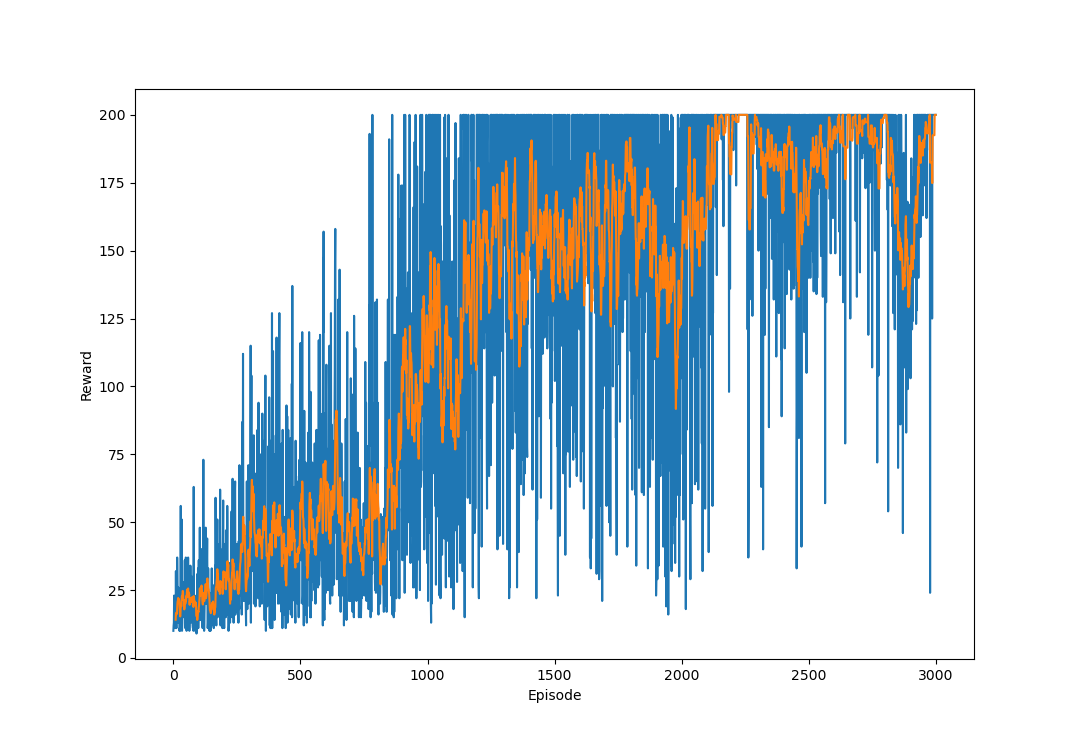

Generate this figure with Python:
import numpy as np
import matplotlib.pyplot as plt
import pandas as pd
import gymnasium as gym

import torch
import torch.nn as nn
import torch.nn.functional as F
import torch.optim as optim
from torch.autograd import Variable

# Hyperparameters
hidden_dim = 256
lr = 3e-4

# Constants
GAMMA = 0.99
n_steps = 300
n_episodes = 3000

class ActorCritic(nn.Module):
    def __init__(self, n_states, n_actions, hidden_dim=hidden_dim, lr=lr):
        super(ActorCritic, self).__init__()
        self.n_actions = n_actions

        self.critic_fc1 = nn.Linear(n_states, hidden_dim)
        self.critic_fc2 = nn.Linear(hidden_dim, 1)

        self.actor_fc1 = nn.Linear(n_states, hidden_dim)
        self.actor_fc2 = nn.Linear(hidden_dim, n_actions)

    def forward(self, state):
        state = Variable(torch.from_numpy(state).float().unsqueeze(0))
        value = F.relu(self.critic_fc1(state))
        value = self.critic_fc2(value)

        policy_dist = F.relu(self.actor_fc1(state))
        policy_dist = F.softmax(self.actor_fc2(policy_dist), dim=1)
        return value, policy_dist

def a2c(env):
    n_states = env.observation_space.shape[0]
    n_actions = env.action_space.n
    actor_critic = ActorCritic(n_states, n_actions)
    optimizer = optim.Adam(actor_critic.parameters(), lr=lr)

    all_lengths = []
    average_lengths = []
    all_rewards = []
    entropy_term = 0

    for episode in range(n_episodes):
        log_probs = []
        values = []
        rewards = []

        state, _ = env.reset()
        for steps in range(n_steps):
            value, policy_dist = actor_critic.forward(state)
            value = value.detach().numpy()[0, 0]
            dist = policy_dist.detach().numpy()

            action = np.random.choice(n_actions, p=np.squeeze(dist))
            log_prob = torch.log(policy_dist.squeeze(0)[action])
            entropy = -np.sum(np.mean(dist) * np.log(dist))
            new_state, reward, terminate, truncate, _ = env.step(action)

            rewards.append(reward)
            values.append(value)
            log_probs.append(log_prob)
            entropy_term += entropy
            state = new_state

            if terminate or truncate or (steps == n_steps - 1):
                Qval, _ = actor_critic.forward(new_state)
                Qval = Qval.detach().numpy()[0, 0]
                all_rewards.append(np.sum(rewards))
                all_lengths.append(steps)
                average_lengths.append(np.mean(all_lengths[-10:]))
                if episode % 10 == 0:
                    print(f"episode: {episode}, reward: {np.sum(rewards)}, total length: {steps}, average length: {average_lengths[-1]} \n")
                break
        # Compute Q values
        Qvals = np.zeros_like(values)
        for t in reversed(range(len(rewards))):
            Qval = rewards[t] + GAMMA * Qval
            Qvals[t] = Qval
        
        # update actor critic
        values = torch.FloatTensor(values)
        Qvals = torch.FloatTensor(Qvals)
        log_probs = torch.stack(log_probs)

        advantage = Qvals - values
        actor_loss = (-log_probs * advantage).mean()
        critic_loss = advantage.pow(2).mean()
        total_loss = actor_loss + critic_loss + 0.001*entropy_term

        optimizer.zero_grad()
        total_loss.backward()
        optimizer.step()

    # Plot results
    smoothed_rewards = pd.Series.rolling(pd.Series(all_rewards), 10).mean()
    smoothed_rewards = [elem for elem in smoothed_rewards]
    plt.plot(all_rewards)
    plt.plot(smoothed_rewards)
    plt.plot()
    plt.xlabel('Episode')
    plt.ylabel('Reward')
    plt.show()

    plt.plot(all_lengths)
    plt.plot(average_lengths)
    plt.xlabel('Episode')
    plt.ylabel('Episode length')
    plt.show()

if __name__ == '__main__':
    env = gym.make('CartPole-v0')
    a2c(env)
